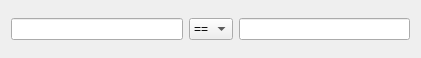
<?xml version="1.0" encoding="UTF-8"?>
<ui version="4.0">
 <class>SearchAttributes</class>
 <widget class="QWidget" name="SearchAttributes">
  <property name="geometry">
   <rect>
    <x>0</x>
    <y>0</y>
    <width>421</width>
    <height>58</height>
   </rect>
  </property>
  <property name="windowTitle">
   <string>Form</string>
  </property>
  <layout class="QHBoxLayout" name="horizontalLayout">
   <item>
    <widget class="QLineEdit" name="attrName"/>
   </item>
   <item>
    <widget class="QComboBox" name="attrOperator">
     <item>
      <property name="text">
       <string>==</string>
      </property>
     </item>
     <item>
      <property name="text">
       <string>!=</string>
      </property>
     </item>
     <item>
      <property name="text">
       <string>&gt;</string>
      </property>
     </item>
     <item>
      <property name="text">
       <string>&gt;=</string>
      </property>
     </item>
     <item>
      <property name="text">
       <string>&lt;</string>
      </property>
     </item>
     <item>
      <property name="text">
       <string>&lt;=</string>
      </property>
     </item>
    </widget>
   </item>
   <item>
    <widget class="QLineEdit" name="attrValue"/>
   </item>
  </layout>
 </widget>
 <resources/>
 <connections/>
</ui>
